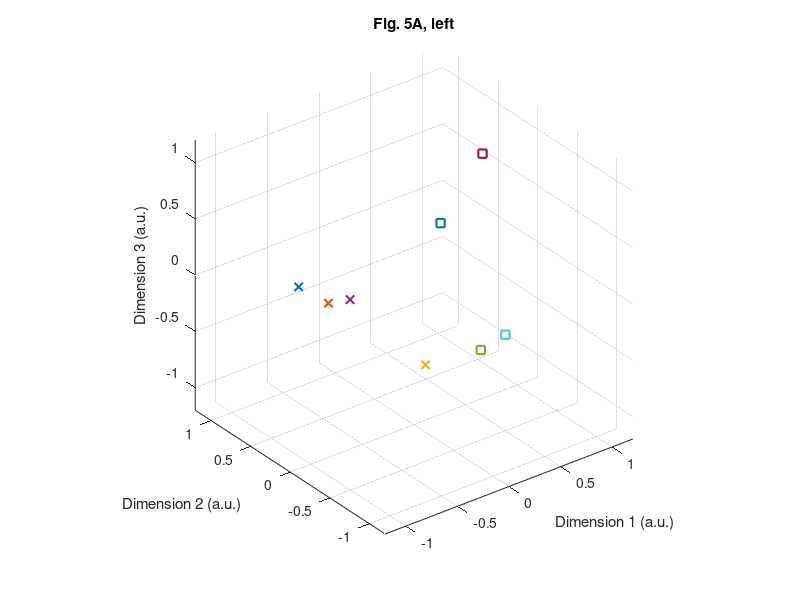
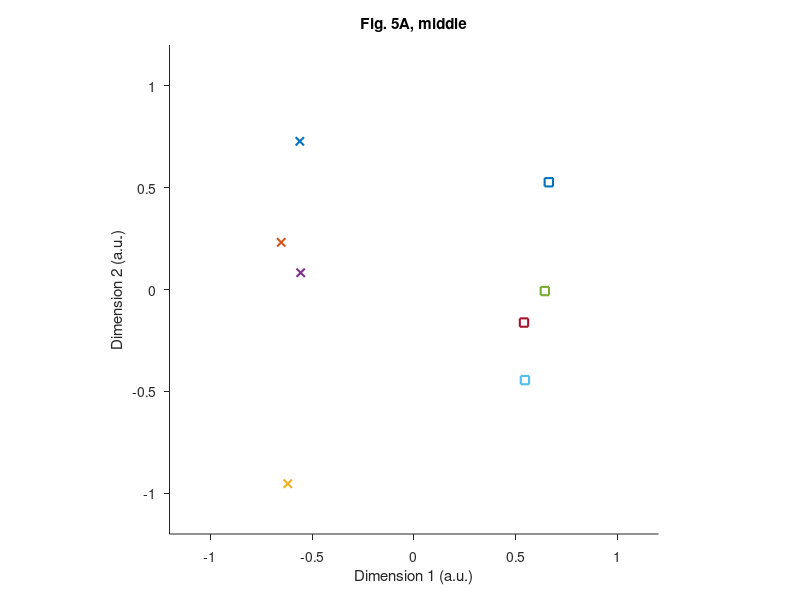
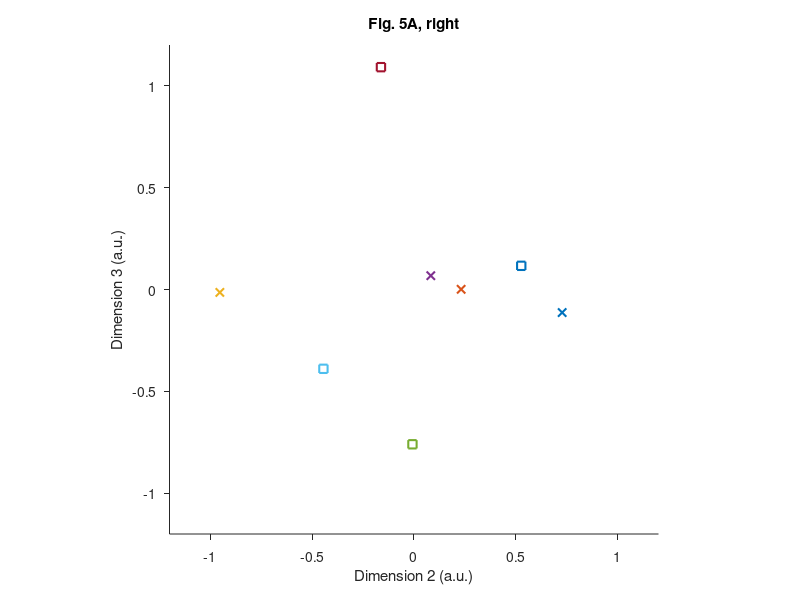

The MATLAB script that drew these images, in order:
clear all;
close all;
clc;
%% Figure 5A, from Drifting codes (2020) Wolff et al.
cd('D:\Drifting codes\upload files') %path to main dir.
addpath(genpath(cd))

% channels of interest
test_chans = {'P7';'P5';'P3';'P1';'Pz';'P2';'P4';'P6';'P8';'PO7';'PO3';'POz';'PO4';'PO8';'O2';'O1';'Oz'};

reps=100; % number of repeats for random subsampling
span=5; % number of time-points to average over (5 = 10 ms for 500 Hz)
toi=[.1 .4001];
angspace=-pi+pi/4:pi/2:pi-pi/4; % orientation space
do_MDS=0; %1=run the MDS, or 0= load in previous output
%%
if do_MDS
    for sub=1:26
        fprintf(['Doing ' num2str(sub) '\n'])
        
        load(['dat_' num2str(sub) '.mat']);
        
        % remove trials based on bad performance (>circular SDs)
        report_err=circ_ang2rad(Results(:,6).*2);
        [~,SD]=circ_std(report_err);
        incl_ng=find(abs(circ_dist(report_err,circ_mean(report_err)))<(3*SD));

        % trials to include (based on performance and previously marked
        % "bad" trials
        incl_i=intersect(incl_ng,setdiff(1:size(Results,1), ft_imp1.bad_trials));
        
        % extract good trials, channels and time window of interest of
        % impulse 1 epoch and reformat
        dat_temp=ft_imp1.trial(incl_i,ismember(ft_imp1.label,test_chans),ft_imp1.time>toi(1)&ft_imp1.time<=toi(2));
        dat_temp=bsxfun(@minus,dat_temp,mean(dat_temp,3)); % take relative baseline
        dat_temp=movmean(dat_temp,span,3,'Endpoints','discard'); % downsample
        dat_temp=dat_temp(:,:,1:span:end);
        dat_imp1=reshape(dat_temp,[size(dat_temp,1),size(dat_temp,2)*size(dat_temp,3)]); %combine channel and time dimensions
        
        clear ft_imp1
        
        % extract good trials, channels and time window of interest of
        % impulse 2 epoch and reformat
        dat_temp=ft_imp2.trial(incl_i,ismember(ft_imp2.label,test_chans),ft_imp2.time>toi(1)&ft_imp2.time<=toi(2));
        dat_temp=bsxfun(@minus,dat_temp,mean(dat_temp,3));
        dat_temp=movmean(dat_temp,span,3,'Endpoints','discard');
        dat_temp=dat_temp(:,:,1:span:end);
        dat_imp2=reshape(dat_temp,[size(dat_temp,1),size(dat_temp,2)*size(dat_temp,3)]);
        
        clear ft_imp2
        
        dat_imps=(dat_imp1+dat_imp2)./2; % combine both impulses
        clear dat_imp1
        clear dat_imp2
        %%
        cue_cond=Results(incl_i,3);
        % always multiply orientaitons (-90 to 90) by 2 to adhere to
        % circular geometry
        cued_rad=Results(incl_i,4).*2;
        
        % replace orientation values to the closes value of the current
        % orientation space
        ang_bin_temp=repmat(angspace,[1 length(cued_rad)]);
        [~,ind]= min(abs(circ_dist2(angspace,cued_rad)));
        bin_cued=ang_bin_temp(ind)';
        
        bin_cued_left=bin_cued(cue_cond==1,1);
        bin_cued_right=bin_cued(cue_cond==2,1);
        
        dat_left=dat_imps(cue_cond==1,:,:);
        dat_right=dat_imps(cue_cond==2,:,:);
        %%
        % compute covariance matrices for mahalanobis distances
        sigma=covdiag(cat(1,dat_right,dat_left));
        
        % get minimum number of trial for subsampling
        out = [angspace',histc(bin_cued_left,angspace')];
        min_cond_left=min(out(:,2));
        out = [angspace',histc(bin_cued_right,angspace')];
        min_cond_right=min(out(:,2));
        min_cond=min(cat(1,min_cond_left,min_cond_right));
        dists_temp=nan(reps,8,8);
        for r=1:reps
            dat_left_av=[]; dat_right_av=[];
            for ang=angspace
                trls=randsample(find(bin_cued_right==ang),min_cond);
                dat_temp=mean(dat_right(trls,:),1);
                dat_right_av=cat(1,dat_right_av,dat_temp);
                trls=randsample(find(bin_cued_left==ang),min_cond);
                dat_temp=mean(dat_left(trls,:),1);
                dat_left_av=cat(1,dat_left_av,dat_temp);
            end
            % get all pairwise distances between orientations and locations
            dists_temp(r,:,:)=squareform(pdist(cat(1,dat_right_av,dat_left_av),'mahalanobis',sigma));
        end
        dists(sub,:,:)=squeeze(mean(dists_temp,1));
    end
else
    load('Fig_5A_results.mat')
end
Coords=cmdscale(squeeze(mean(dists,1)));
%% figure 5A left
figure
scatter3(squeeze(-Coords(1,1)),squeeze(Coords(1,2)),squeeze(Coords(1,3)),'xm','LineWidth',1.5), hold on
scatter3(squeeze(-Coords(2,1)),squeeze(Coords(2,2)),squeeze(Coords(2,3)),'xg','LineWidth',1.5), hold on
scatter3(squeeze(-Coords(3,1)),squeeze(Coords(3,2)),squeeze(Coords(3,3)),'xb','LineWidth',1.5), hold on
scatter3(squeeze(-Coords(4,1)),squeeze(Coords(4,2)),squeeze(Coords(4,3)),'xc','LineWidth',1.5), hold on
scatter3(squeeze(-Coords(5,1)),squeeze(Coords(5,2)),squeeze(Coords(5,3)),'sm','LineWidth',1.5), hold on
scatter3(squeeze(-Coords(6,1)),squeeze(Coords(6,2)),squeeze(Coords(6,3)),'sg','LineWidth',1.5), hold on
scatter3(squeeze(-Coords(7,1)),squeeze(Coords(7,2)),squeeze(Coords(7,3)),'sb','LineWidth',1.5), hold on
scatter3(squeeze(-Coords(8,1)),squeeze(Coords(8,2)),squeeze(Coords(8,3)),'sc','LineWidth',1.5), hold on
xlabel('Dimension 1 (a.u.)')
ylabel('Dimension 2 (a.u.)')
zlabel('Dimension 3 (a.u.)')
xlim([-1.2 1.2])
ylim([-1.2 1.2])
zlim([-1.2 1.2])
pbaspect([1 1 1])
set(gca,'TickDir','out')
title('Fig. 5A, left')
%% figure 5A middle
figure
scatter(squeeze(-Coords(1,1)),squeeze(Coords(1,2)),'xm','LineWidth',1.5), hold on
scatter(squeeze(-Coords(2,1)),squeeze(Coords(2,2)),'xg','LineWidth',1.5), hold on
scatter(squeeze(-Coords(3,1)),squeeze(Coords(3,2)),'xb','LineWidth',1.5), hold on
scatter(squeeze(-Coords(4,1)),squeeze(Coords(4,2)),'xc','LineWidth',1.5), hold on
scatter(squeeze(-Coords(5,1)),squeeze(Coords(5,2)),'sm','LineWidth',1.5), hold on
scatter(squeeze(-Coords(6,1)),squeeze(Coords(6,2)),'sg','LineWidth',1.5), hold on
scatter(squeeze(-Coords(7,1)),squeeze(Coords(7,2)),'sb','LineWidth',1.5), hold on
scatter(squeeze(-Coords(8,1)),squeeze(Coords(8,2)),'sc','LineWidth',1.5), hold on
xlabel('Dimension 1 (a.u.)')
ylabel('Dimension 2 (a.u.)')
xlim([-1.2 1.2])
ylim([-1.2 1.2])
pbaspect([1 1 1])
set(gca,'TickDir','out')
title('Fig. 5A, middle')
%% figure 5A right
figure
scatter(squeeze(Coords(1,2)),squeeze(Coords(1,3)),'xm','LineWidth',1.5), hold on
scatter(squeeze(Coords(2,2)),squeeze(Coords(2,3)),'xg','LineWidth',1.5), hold on
scatter(squeeze(Coords(3,2)),squeeze(Coords(3,3)),'xb','LineWidth',1.5), hold on
scatter(squeeze(Coords(4,2)),squeeze(Coords(4,3)),'xc','LineWidth',1.5), hold on
scatter(squeeze(Coords(5,2)),squeeze(Coords(5,3)),'sm','LineWidth',1.5), hold on
scatter(squeeze(Coords(6,2)),squeeze(Coords(6,3)),'sg','LineWidth',1.5), hold on
scatter(squeeze(Coords(7,2)),squeeze(Coords(7,3)),'sb','LineWidth',1.5), hold on
scatter(squeeze(Coords(8,2)),squeeze(Coords(8,3)),'sc','LineWidth',1.5), hold on
xlabel('Dimension 2 (a.u.)')
ylabel('Dimension 3 (a.u.)')
xlim([-1.2 1.2])
ylim([-1.2 1.2])
pbaspect([1 1 1])
set(gca,'TickDir','out')
title('Fig. 5A, right')

